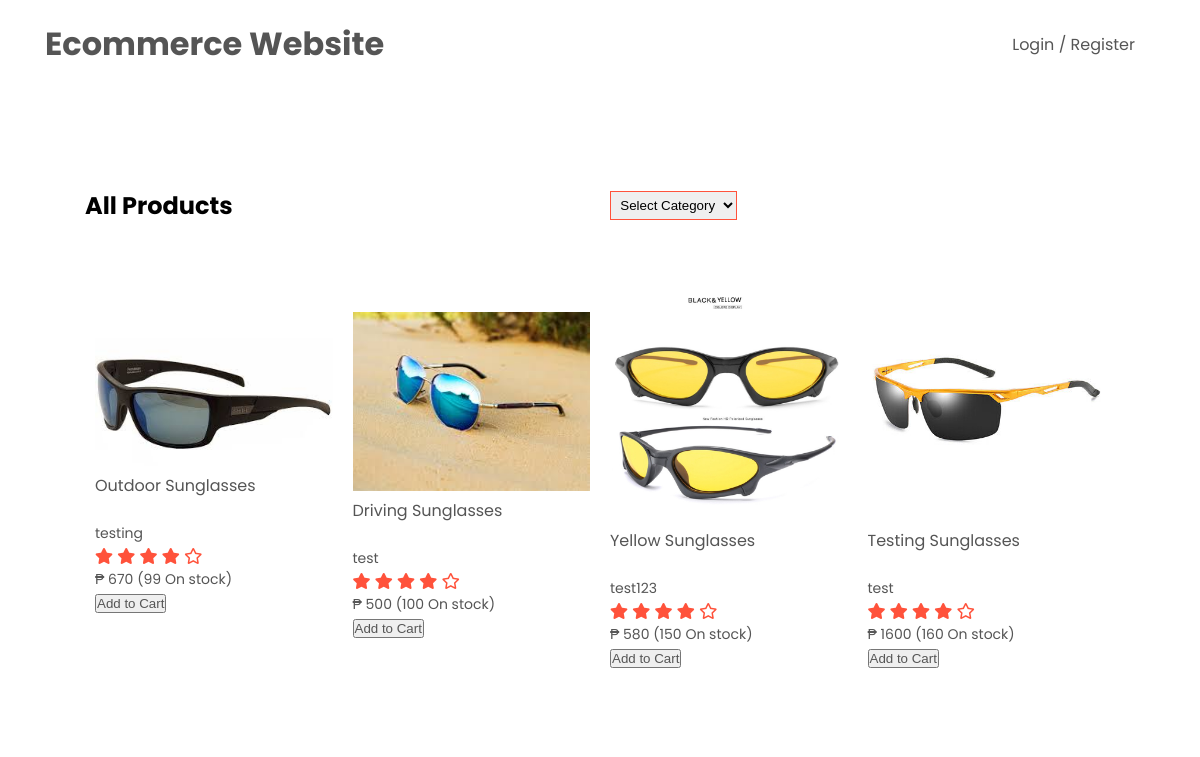
The page /shop.php?shop_id=1&category=all on the database its author committed.
### tables this page shows
CREATE TABLE `products` (
  `product_id` int(255) NOT NULL,
  `shop_id` int(155) NOT NULL,
  `category_id` int(155) NOT NULL,
  `product_image` varchar(155) NOT NULL,
  `product_name` varchar(155) NOT NULL,
  `description` varchar(155) NOT NULL,
  `price` int(155) NOT NULL,
  `quantity` int(155) NOT NULL,
  `code` varchar(155) NOT NULL,
  `active` int(15) NOT NULL DEFAULT 1
);

### shop.php (the view, shortened to what this page needs)
<?php include('connection.php'); session_start(); ?>
<!DOCTYPE html>
<html>
<head>
  <link rel="stylesheet" href="style.css"/>
  <link rel="stylesheet" href="https://cdnjs.cloudflare.com/ajax/libs/font-awesome/5.15.2/css/all.min.css"/>
</head>
<body>
<?php
if (!empty($_SESSION['username']))
{
$username = $_SESSION['username'];
$sql = "SELECT * FROM member WHERE username = '".$username."'";
$result = mysqli_query($conn, $sql);
$show = mysqli_fetch_array($result);
?>
  <div class="container">
    <div class="navbar">
      <div class="logo">
        <a href="index.php"><h1>Ecommerce Website</h1></a>
      </div>
      <nav>
        <ul id="MenuItems">
          <li>Welcome, <?= $show['full_name']; ?></li>
          <?php
          if($show['user_type'] == 1) {
            echo '<li><a href="index.php">Shops</a></li>';
            echo '<li><a href="orderdetails.php">Order History</a></li>';
          }
          else{
            echo '<li><a href="index.php" style="color:red">Shop</a></li>';
            echo '<li><a href="category.php">Category</a></li>';
            echo '<li><a href="product.php">Product</a></li>';
            echo '<li><a href="orderdetails.php">Order</a></li>';
          }
          ?>
          <li><a href="logout.php">Logout</a></li>
        </ul>
      </nav>
    </div>
  </div>
  <?php
  if($show['user_type'] == 1) {
    if(isset($_GET['shop_id']) && isset($_GET['category'])){
    $shop_id = $_GET['shop_id'];
    $category_id = $_GET['category'];
  ?>
  <div class="small-container">
    <div class="row row-2">
      <h2>All Products</h2>
      <select onchange="location = this.value;">
        <option>Select Category</option>
        <?php
        $sql = "SELECT * FROM category WHERE shop_id = $shop_id";
        $result = mysqli_query($conn, $sql);
        while($data = mysqli_fetch_array($result)){
        ?>
        <option value="shop.php?shop_id=<?= $shop_id; ?>&category=<?= $data['category_id']; ?>"><?= $data['category']; ?></option>
        <?php } ?>
      </select>
    </div>
    <div class="row">
      <?php
      if($category_id == 'all'){
        $sql = "SELECT * FROM products WHERE shop_id = $shop_id AND active = 1 AND quantity != 0";
      }
      else{
        $sql = "SELECT * FROM products WHERE shop_id = $shop_id AND category_id = $category_id AND active = 1 AND quantity != 0";
      }
      $result = mysqli_query($conn, $sql);
      while($showprod = mysqli_fetch_array($result)){
      ?>
        <div class="col-4">
          <form method="post" action="addtocart.php?action=add&code=<?= $showprod['code']; ?>&shop_id=<?= $shop_id; ?>">
            <img src="images/<?= $showprod['product_image']; ?>" alt="" />
            <h4><?= $showprod['product_name']; ?></h4><br>
            <p><?= $showprod['description']; ?></p>
            <?php
            $total_rating = 0;
            $ratesql = "SELECT SUM(rating) as sum, COUNT(rating) as total FROM rating WHERE product_id = ".$showprod['product_id']."";
            $ressql = mysqli_query($conn,$ratesql);
            $row = mysqli_fetch_array($ressql);
            if($row['sum']){
              $total_rating = $row['sum']/$row['total'];
              if($total_rating < 2){
                echo '
                <div class="rating">
                  <i class="fas fa-star"></i>
                  <i class="far fa-star"></i>
                  <i class="far fa-star"></i>
                  <i class="far fa-star"></i>
                  <i class="far fa-star"></i>
                </div>
                ';
              }
              elseif($total_rating < 3){
                echo '
                <div class="rating">
                  <i class="fas fa-star"></i>
                  <i class="fas fa-star"></i>
                  <i class="far fa-star"></i>
                  <i class="far fa-star"></i>
                  <i class="far fa-star"></i>
                </div>
                ';
              }
              elseif($total_rating < 4){
                echo '
                <div class="rating">
                  <i class="fas fa-star"></i>
                  <i class="fas fa-star"></i>
                  <i class="fas fa-star"></i>
                  <i class="far fa-star"></i>
                  <i class="far fa-star"></i>
                </div>
                ';
              }
              elseif($total_rating == 5){
                echo '
                <div class="rating">
                  <i class="fas fa-star"></i>
                  <i class="fas fa-star"></i>
                  <i class="fas fa-star"></i>
                  <i class="fas fa-star"></i>
                  <i class="fas fa-star"></i>
                </div>
                ';
              }
              else{
                echo '
                <div class="rating">
                  <i class="fas fa-star"></i>
                  <i class="fas fa-star"></i>
                  <i class="fas fa-star"></i>
                  <i class="fas fa-star"></i>
                  <i class="far fa-star"></i>
                </div>
                ';
              }
              echo '<a href="reviews.php?product_id='.$showprod['product_id'].'">View Reviews</a>';
            }
            else{
              echo 'No rating yet';
            }
            ?>
            <p>₱ <?= $showprod['price']; ?> (<?= $showprod['quantity']; ?> On stock)</p>
            <input type="text" value="1" name="quantity">
            <input type="submit" value="Add to Cart">
          </form>
        </div>
      <?php } ?>
      <form method="POST">
      <div class="col-4">
        <div id="shopping-cart">
          <h2>Cart</h2>
          <a id="btnEmpty" href="addtocart.php?action=empty&shop_id=<?= $shop_id; ?>" style="float:right">Clear Cart</a><br><br>
          <?php
          if(isset($_SESSION["cart_item"])){
              $total_quantity = 0;
              $total_price = 0;
              $delsql = "SELECT shipping_fee FROM shop WHERE shop_id = ".$shop_id."";
              $result = mysqli_query($conn,$delsql);
              $showfee = mysqli_fetch_array($result);
              $shipping_fee = $showfee['shipping_fee'];
          ?>
          <table class="tbl-cart" cellpadding="10" cellspacing="1">
          <tbody>
          <tr>
          <th style="text-align:left;">Image</th>
          <th style="text-align:left;">Product Name</th>
          <th style="text-align:right;" width="5%">Quantity</th>
          <th style="text-align:right;" width="10%">Unit Price</th>
          <th style="text-align:right;" width="10%">Price</th>
          <th style="text-align:center;" width="5%">Action</th>
          </tr>
          <?php
              foreach ($_SESSION["cart_item"] as $item){
                  $item_price = $item["quantity"]*$item["price"];
              ?>
                  <tr>
                  <td><img src="images/<?php echo $item["image"]; ?>" class="cart-item-image" /></td>
                  <td><?php echo $item["name"]; ?></td>
                  <td style="text-align:right;"><?php echo $item["quantity"]; ?></td>
                  <td  style="text-align:right;"><?php echo "₱ ".$item["price"]; ?></td>
                  <td  style="text-align:right;"><?php echo "₱ ". number_format($item_price,2); ?></td>
                  <td style="text-align:center;"><a href="addtocart.php?action=remove&code=<?php echo $item["code"]; ?>&shop_id=<?= $shop_id; ?>" class="btnRemoveAction">Remove</a></td>
                  </tr>
                  <input type="hidden" name="code[]" value="<?php echo $item["code"]; ?>">
                  <input type="hidden" name="quantity[]" value="<?php echo $item["quantity"]; ?>">
                  <input type="hidden" name="price[]" value="<?php echo $item_price; ?>">
                  <?php
                  $total_quantity += $item["quantity"];
                  $total_price += ($item["price"]*$item["quantity"])+$shipping_fee;
              }
              ?>
                <input type="hidden" name="shipping_fee" value="<?php echo $shipping_fee; ?>">
                <input type="hidden" name="total_price" value="<?php echo $total_price; ?>">
          <tr>
            <td colspan="2" align="right">Delivery Fee:</td>
            <td align="right"></td>
            <td align="right">₱ <?= $shipping_fee; ?></td>
          </tr>
          <tr>
          <td colspan="2" align="right">Total:</td>
          <td align="right"><?php echo $total_quantity; ?></td>
          <td align="right" colspan="2"><strong><?php echo "₱ ".number_format($total_price, 2); ?></strong></td>
          <td></td>
          </tr>
          </tbody>
          </table>
            <?php
          } else {
          ?>
          <center><div class="no-records">Your Cart is Empty</div></center>
          <?php
          }
          ?>
          </div>
          <br><br>
      </div>
      <br>
      <?php
      if(isset($_SESSION["cart_item"])){
      ?>
      <div class="col-4">
        <h2>Customer Details</h2><br>
        <p><b>Full Name: </b><?= $show['full_name']; ?></p><br>
        <p><b>Address: </b><?= $show['address']; ?></p><br>
        <p><b>Contact Number: </b><?= $show['contact_number']; ?></p><br>
        <br>
        <input type="hidden" name="member_id" value="<?= $show['member_id']; ?>">
        <input type="hidden" name="shop_id" value="<?= $shop_id; ?>">
        <h2>Payment Option</h2>
        <div class="choose">
          <label>BDO
            <input type="radio" name="payment_option" value="BDO" style="width: 25%;" checked>
          </label>
          <label>BPI
            <input type="radio" name="payment_option" value="BPI" style="width: 25%;">
          </label>
          <label>GCASH
            <input type="radio" name="payment_option" value="GCASH" style="width: 25%;">
          </label>
        </div>
          <input type="submit" value="Place Order" name="submitorder">
      </div>
    <?php } ?>
      </form>
    </div>
  </div>
  <?php
    }
  }
  else{
  ?>
  <div class="container">
    <div class="row">
      <div class="column">
        <h3>Your Shop/s</h3><br>
        <table>
          <tr>
            <th style="background-color:grey">Icon</th>
            <th style="background-color:grey">Shop Name</th>
            <th style="background-color:grey">Shipping Fee</th>
            <th style="background-color:grey">Action</th>
          </tr>
          <?php
          $sql = "SELECT * FROM shop WHERE seller_id = '".$show['member_id']."'";
          $result = mysqli_query($conn, $sql);
          while($data = mysqli_fetch_array($result)){
          ?>
          <tr>
            <td><img src="images/<?= $data['shop_icon']; ?>" width="70"></td>
            <td><?= $data['shop_name']; ?></td>
            <td><?= $data['shipping_fee']; ?></td>
            <td><a href="">Edit</a></td>
          </tr>
          <?php } ?>
        </table>
      </div>
      <?php
      $row = mysqli_num_rows($result);
      if($row > 0){
      }
      else {
      ?>
      <div class="column">
         <h3>Create Shop</h3>
         <br>
         <form method="POST" enctype="multipart/form-data">
            Shop Icon <input type="file" name="shop_icon" accept="image/png, image/gif, image/jpeg" required>
            Shop Name <input type="text" name="shop_name" required>
            Shipping Fee <input type="text" name="shipping_fee" required>
            <input type="hidden" value="<?= $show['member_id']; ?>" name="seller_id">
            <input type="submit" name="addshop" value="Create" />
         </form>
      </div>
      <?php
      }
      ?>
    </div>
  </div>
  <?php
  }
  ?>
<?php
}
else
{
  if(isset($_GET['shop_id']) && isset($_GET['category'])){
    $shop_id = $_GET['shop_id'];
    $category_id = $_GET['category'];
?>
  <div class="container">
    <div class="navbar">
      <div class="logo">
        <a href="index.php"><h1>Ecommerce Website</h1></a>
      </div>
      <nav>
        <ul id="MenuItems">
          <li><a href="login.php">Login / Register</a></li>
        </ul>
      </nav>
    </div>
  </div>
  <div class="small-container">
    <div class="row row-2">
      <h2>All Products</h2>
      <select onchange="location = this.value;">
        <option>Select Category</option>
        <?php
        $sql = "SELECT * FROM category WHERE shop_id = $shop_id";
        ?>
      </select>
    </div>
    <div class="row">
      <?php
      if($category_id == 'all'){
        $sql = "SELECT * FROM products WHERE shop_id = $shop_id AND active = 1 AND quantity != 0";
      }
      else{
        $sql = "SELECT * FROM products WHERE shop_id = $shop_id AND category_id = $category_id AND active = 1 AND quantity != 0";
      }
      $result = mysqli_query($conn, $sql);
      while($showprod = mysqli_fetch_array($result)){
      ?>
      <div class="col-4">
          <img src="images/<?= $showprod['product_image']; ?>" alt="" />
          <h4><?= $showprod['product_name']; ?></h4><br>
          <p><?= $showprod['description']; ?></p>
          <div class="rating">
            <i class="fas fa-star"></i>
            <i class="fas fa-star"></i>
            <i class="fas fa-star"></i>
            <i class="fas fa-star"></i>
            <i class="far fa-star"></i>
          </div>
          <p>₱ <?= $showprod['price']; ?> (<?= $showprod['quantity']; ?> On stock)</p>
          <button><a href="login.php">Add to Cart</a></button>
      </div>
      <?php } ?>
    </div>
  </div>
<?php
}
}
?>
</body>
</html>

### style.css (style rules this page uses)
* { margin: 0; padding: 0; box-sizing: border-box; }
body { font-family: "Poppins", sans-serif; }
.navbar { display: flex; align-items: center; padding: 20px; }
nav { flex: 1; text-align: right; }
nav ul { display: inline-block; list-style-type: none; }
nav ul li { display: inline-block; margin-right: 20px; }
a { text-decoration: none; color: #555; }
p { color: #555; }
.container { max-width: 1300px; margin: auto; padding-left: 25px; padding-right: 25px; }
.row { display: flex; align-items: center; flex-wrap: wrap; justify-content: space-around; }
.small-container { max-width: 1080px; margin: auto; padding-left: 25px; padding-right: 25px; }
.col-4 { flex-basis: 25%; padding: 10px; min-width: 200px; margin-bottom: 50px; transition: transform 0.5s; }
.col-4 img { width: 100%; }
h4 { color: #555; font-weight: normal; }
.col-4 p { font-size: 14px; }
.rating .fas { color: #ff523b; }
.rating .far { color: #ff523b; }
ul { list-style-type: none; }
.row-2 { justify-content: space-between; margin: 100px auto 50px; }
select { border: 1px solid #ff523b; padding: 5px; }
* { box-sizing: border-box; }
.row:after { content: ""; display: table; clear: both; }

### rows shown on the page
products: product_image (picture), product_name "Outdoor Sunglasses", description "testing", price "670", quantity "99"
products: product_image (picture), product_name "Driving Sunglasses", description "test", price "500", quantity "100"
products: product_image (picture), product_name "Yellow Sunglasses", description "test123", price "580", quantity "150"
products: product_image (picture), product_name "Testing Sunglasses", description "test", price "1600", quantity "160"
